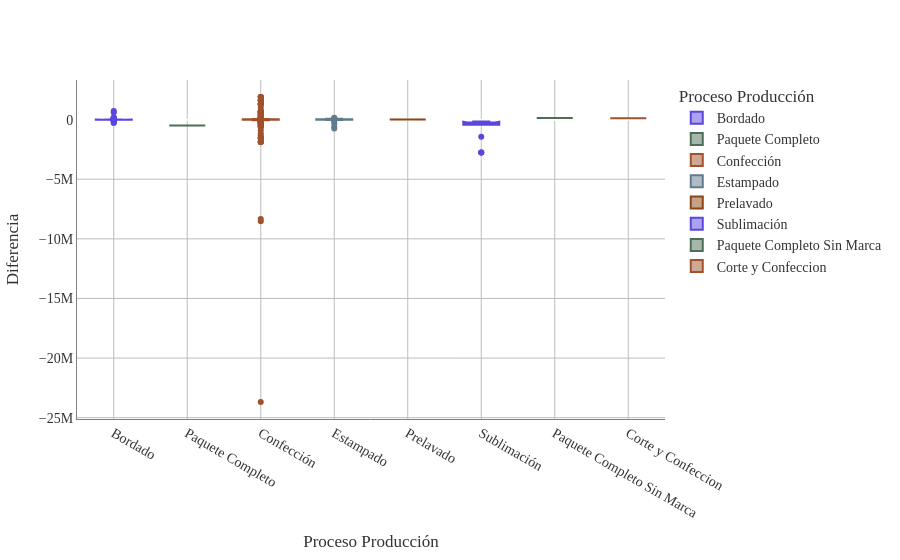

Notebook cell for this chart:
### Markdown cell above
## BOXPLOT Diferencia de valor total

### Code cell
df_costos.columns = df_costos.columns.str.strip()
figboxtotal = px.box(df_costos, 
             x='Proceso Producción', 
             y='Diferencia', 
             points='outliers',
             notched=True,
             color='Proceso Producción',
             hover_data = ['OP Det', 'Nombre del Comercial', 'Costeo_Producto', 'OS-Valor Unitario', 'costo_antes_iva' ],
             color_discrete_sequence=paleta_textil)

figboxtotal.update_layout(
    # 1. Fondo transparente
    paper_bgcolor='rgba(0,0,0,0)',
    plot_bgcolor='rgba(0,0,0,0)',
    
    # 2. Tipografía Times New Roman
    font=dict(
        family="Times New Roman, Times, serif",
        size=14,
        color="#333333" # Color de letra gris muy oscuro (casi negro)
    ),
    
    # Ajuste opcional de márgenes para que la letra no se corte
    margin=dict(t=80, b=50, l=50, r=50)
)

# 3. Líneas de cuadrícula más oscuras
figboxtotal.update_xaxes(
    showgrid=True, 
    gridwidth=1, 
    gridcolor='#bdbdbd', # Un gris más marcado (puedes usar 'gray' si lo quieres aún más oscuro)
    linecolor='gray',    # Línea del eje principal en negro
    zeroline=True,        # Mantener la línea del cero...
    zerolinecolor='#d3d3d3', # ...pero usar un gris mucho más suave (LightGrey)
    zerolinewidth=1
)

figboxtotal.update_yaxes(
    showgrid=True, 
    gridwidth=1, 
    gridcolor='#bdbdbd', 
    linecolor='gray'
)

figboxtotal.show()

### Figure 1 — Plotly figure (JSON) as saved in the notebook; plotly's stock layout.template omitted (floating-point values rounded to 4 significant figures; data arrays with more than 128 entries replaced by an {"elided": "..."} marker saying what was removed)
{"data": [{"alignmentgroup": "True", "boxpoints": "outliers", "customdata": {"elided": "177x5 mixed values"}, "hovertemplate": "Proceso Producción=%{x}<br>Diferencia=%{y}<br>OP Det=%{customdata[0]}<br>Nombre del Comercial=%{customdata[1]}<br>Costeo_Producto=%{customdata[2]}<br>OS-Valor Unitario=%{customdata[3]}<br>costo_antes_iva=%{customdata[4]}<extra></extra>", "legendgroup": "Bordado", "marker": {"color": "#5B46DF"}, "name": "Bordado", "notched": true, "offsetgroup": "Bordado", "orientation": "v", "showlegend": true, "type": "box", "x": {"elided": "177 str values"}, "x0": " ", "xaxis": "x", "y": {"elided": "177 float values"}, "y0": " ", "yaxis": "y"}, {"alignmentgroup": "True", "boxpoints": "outliers", "customdata": [["6621-1-Gorro", "Xiomara Aranda Perea", "COS-0012371-2", 26500, 27500]], "hovertemplate": "Proceso Producción=%{x}<br>Diferencia=%{y}<br>OP Det=%{customdata[0]}<br>Nombre del Comercial=%{customdata[1]}<br>Costeo_Producto=%{customdata[2]}<br>OS-Valor Unitario=%{customdata[3]}<br>costo_antes_iva=%{customdata[4]}<extra></extra>", "legendgroup": "Paquete Completo", "marker": {"color": "#4E6E58"}, "name": "Paquete Completo", "notched": true, "offsetgroup": "Paquete Completo", "orientation": "v", "showlegend": true, "type": "box", "x": ["Paquete Completo"], "x0": " ", "xaxis": "x", "y": [-500000.0], "y0": " ", "yaxis": "y"}, {"alignmentgroup": "True", "boxpoints": "outliers", "customdata": {"elided": "345x5 mixed values"}, "hovertemplate": "Proceso Producción=%{x}<br>Diferencia=%{y}<br>OP Det=%{customdata[0]}<br>Nombre del Comercial=%{customdata[1]}<br>Costeo_Producto=%{customdata[2]}<br>OS-Valor Unitario=%{customdata[3]}<br>costo_antes_iva=%{customdata[4]}<extra></extra>", "legendgroup": "Confección", "marker": {"color": "#A0522D"}, "name": "Confección", "notched": true, "offsetgroup": "Confección", "orientation": "v", "showlegend": true, "type": "box", "x": {"elided": "345 str values"}, "x0": " ", "xaxis": "x", "y": {"elided": "345 float values"}, "y0": " ", "yaxis": "y"}, {"alignmentgroup": "True", "boxpoints": "outliers", "customdata": {"elided": "41x5 mixed values"}, "hovertemplate": "Proceso Producción=%{x}<br>Diferencia=%{y}<br>OP Det=%{customdata[0]}<br>Nombre del Comercial=%{customdata[1]}<br>Costeo_Producto=%{customdata[2]}<br>OS-Valor Unitario=%{customdata[3]}<br>costo_antes_iva=%{customdata[4]}<extra></extra>", "legendgroup": "Estampado", "marker": {"color": "#607B8B"}, "name": "Estampado", "notched": true, "offsetgroup": "Estampado", "orientation": "v", "showlegend": true, "type": "box", "x": ["Estampado", "Estampado", "Estampado", "Estampado", "Estampado", "Estampado", "Estampado", "Estampado", "Estampado", "Estampado", "Estampado", "Estampado", "Estampado", "Estampado", "Estampado", "Estampado", "Estampado", "Estampado", "Estampado", "Estampado", "Estampado", "Estampado", "Estampado", "Estampado", "Estampado", "Estampado", "Estampado", "Estampado", "Estampado", "Estampado", "Estampado", "Estampado", "Estampado", "Estampado", "Estampado", "Estampado", "Estampado", "Estampado", "Estampado", "Estampado", "Estampado"], "x0": " ", "xaxis": "x", "y": [-597600.0, -18000.0, -57600.0, -748800.0, -15600.0, -86400.0, 66000.0, 66000.0, 12000.0, 12000.0, -332600.0, 104000.0, 165000.0, 0.0, 5000.0, 5000.0, 5000.0, 5000.0, 5000.0, -2000.0, 0.0, 6600.0, 72000.0, 45000.0, 26400.0, 26400.0, 19800.0, 19800.0, -2000.0, 0.0, 6600.0, 72000.0, 45000.0, 26400.0, 26400.0, 19800.0, 19800.0, -55000.0, 52800.0, -24000.0, 13600.0], "y0": " ", "yaxis": "y"}, {"alignmentgroup": "True", "boxpoints": "outliers", "customdata": [["6528-1-Pantalón dotación", "Simón Román", "COS-0012410-2", 1600, 1500]], "hovertemplate": "Proceso Producción=%{x}<br>Diferencia=%{y}<br>OP Det=%{customdata[0]}<br>Nombre del Comercial=%{customdata[1]}<br>Costeo_Producto=%{customdata[2]}<br>OS-Valor Unitario=%{customdata[3]}<br>costo_antes_iva=%{customdata[4]}<extra></extra>", "legendgroup": "Prelavado", "marker": {"color": "#8B4513"}, "name": "Prelavado", "notched": true, "offsetgroup": "Prelavado", "orientation": "v", "showlegend": true, "type": "box", "x": ["Prelavado"], "x0": " ", "xaxis": "x", "y": [13600.0], "y0": " ", "yaxis": "y"}, {"alignmentgroup": "True", "boxpoints": "outliers", "customdata": [["6496-2-Camibuzo", "Frank Sanchez", "COS-0011982-29", 10400, 12500], ["6496-2-Camibuzo", "Frank Sanchez", "COS-0011982-29", 10400, 12500], ["6496-2-Camibuzo", "Frank Sanchez", "COS-0011982-29", 10400, 12500], ["6492-3-Camibuzo", "Frank Sanchez", "COS-0012284-4", 10400, 12500], ["6492-15-CHALECO REFLECTIVO", "Frank Sanchez", "COS-0012251-23", 1156, 6000], ["6492-15-CHALECO REFLECTIVO", "Frank Sanchez", "COS-0012251-23", 1156, 6000], ["6492-15-CHALECO REFLECTIVO", "Frank Sanchez", "COS-0012251-23", 1156, 6000], ["6492-15-CHALECO REFLECTIVO", "Frank Sanchez", "COS-0012251-23", 1156, 6000], ["6492-3-Camibuzo", "Frank Sanchez", "COS-0012284-4", 10400, 12500], ["6492-15-CHALECO REFLECTIVO", "Frank Sanchez", "COS-0012251-23", 1156, 6000], ["6492-15-CHALECO REFLECTIVO", "Frank Sanchez", "COS-0012251-23", 1156, 6000], ["6492-15-CHALECO REFLECTIVO", "Frank Sanchez", "COS-0012251-23", 1156, 6000], ["6492-15-CHALECO REFLECTIVO", "Frank Sanchez", "COS-0012251-23", 1156, 6000], ["6487-6-DELANTAL CLASICO", "Luis Guzman", "COS-0012274-12", 3800, 10000], ["6430-1-Camibuzo", "Frank Sanchez", "COS-0011982-29", 10400, 12500], ["6430-1-Camibuzo", "Frank Sanchez", "COS-0011982-29", 10400, 12500], ["6430-1-Camibuzo", "Frank Sanchez", "COS-0011982-29", 10400, 12500], ["6415-1-Camibuzo", "Frank Sanchez", "COS-0011982-26", 10400, 12500]], "hovertemplate": "Proceso Producción=%{x}<br>Diferencia=%{y}<br>OP Det=%{customdata[0]}<br>Nombre del Comercial=%{customdata[1]}<br>Costeo_Producto=%{customdata[2]}<br>OS-Valor Unitario=%{customdata[3]}<br>costo_antes_iva=%{customdata[4]}<extra></extra>", "legendgroup": "Sublimación", "marker": {"color": "#5B46DF"}, "name": "Sublimación", "notched": true, "offsetgroup": "Sublimación", "orientation": "v", "showlegend": true, "type": "box", "x": ["Sublimación", "Sublimación", "Sublimación", "Sublimación", "Sublimación", "Sublimación", "Sublimación", "Sublimación", "Sublimación", "Sublimación", "Sublimación", "Sublimación", "Sublimación", "Sublimación", "Sublimación", "Sublimación", "Sublimación", "Sublimación"], "x0": " ", "xaxis": "x", "y": [-420000.0, -420000.0, -420000.0, -147000.0, -242200.0, -242200.0, -242200.0, -242200.0, -147000.0, -242200.0, -242200.0, -242200.0, -242200.0, -1438000.0, -2751000.0, -2751000.0, -2751000.0, -168000.0], "y0": " ", "yaxis": "y"}, {"alignmentgroup": "True", "boxpoints": "outliers", "customdata": [["6492-5-Saco Tejido", "Frank Sanchez", "COS-0012284-11", 47000, 40000], ["6492-5-Saco Tejido", "Frank Sanchez", "COS-0012284-11", 47000, 40000]], "hovertemplate": "Proceso Producción=%{x}<br>Diferencia=%{y}<br>OP Det=%{customdata[0]}<br>Nombre del Comercial=%{customdata[1]}<br>Costeo_Producto=%{customdata[2]}<br>OS-Valor Unitario=%{customdata[3]}<br>costo_antes_iva=%{customdata[4]}<extra></extra>", "legendgroup": "Paquete Completo Sin Marca", "marker": {"color": "#4E6E58"}, "name": "Paquete Completo Sin Marca", "notched": true, "offsetgroup": "Paquete Completo Sin Marca", "orientation": "v", "showlegend": true, "type": "box", "x": ["Paquete Completo Sin Marca", "Paquete Completo Sin Marca"], "x0": " ", "xaxis": "x", "y": [140000.0, 140000.0], "y0": " ", "yaxis": "y"}, {"alignmentgroup": "True", "boxpoints": "outliers", "customdata": [["6491-3-Gorra seis cascos", "Pilar Gómez", "COS-0012285-8", 6700, 4600]], "hovertemplate": "Proceso Producción=%{x}<br>Diferencia=%{y}<br>OP Det=%{customdata[0]}<br>Nombre del Comercial=%{customdata[1]}<br>Costeo_Producto=%{customdata[2]}<br>OS-Valor Unitario=%{customdata[3]}<br>costo_antes_iva=%{customdata[4]}<extra></extra>", "legendgroup": "Corte y Confeccion", "marker": {"color": "#A0522D"}, "name": "Corte y Confeccion", "notched": true, "offsetgroup": "Corte y Confeccion", "orientation": "v", "showlegend": true, "type": "box", "x": ["Corte y Confeccion"], "x0": " ", "xaxis": "x", "y": [105000.0], "y0": " ", "yaxis": "y"}], "layout": {"boxmode": "overlay", "font": {"color": "#333333", "family": "Times New Roman, Times, serif", "size": 14}, "legend": {"title": {"text": "Proceso Producción"}, "tracegroupgap": 0}, "margin": {"b": 50, "l": 50, "r": 50, "t": 80}, "paper_bgcolor": "rgba(0,0,0,0)", "plot_bgcolor": "rgba(0,0,0,0)", "xaxis": {"anchor": "y", "categoryarray": ["Bordado", "Paquete Completo", "Confección", "Estampado", "Prelavado", "Sublimación", "Paquete Completo Sin Marca", "Corte y Confeccion"], "categoryorder": "array", "domain": [0, 1], "gridcolor": "#bdbdbd", "gridwidth": 1, "linecolor": "gray", "showgrid": true, "title": {"text": "Proceso Producción"}, "zeroline": true, "zerolinecolor": "#d3d3d3", "zerolinewidth": 1}, "yaxis": {"anchor": "x", "domain": [0, 1], "gridcolor": "#bdbdbd", "gridwidth": 1, "linecolor": "gray", "showgrid": true, "title": {"text": "Diferencia"}}}}
